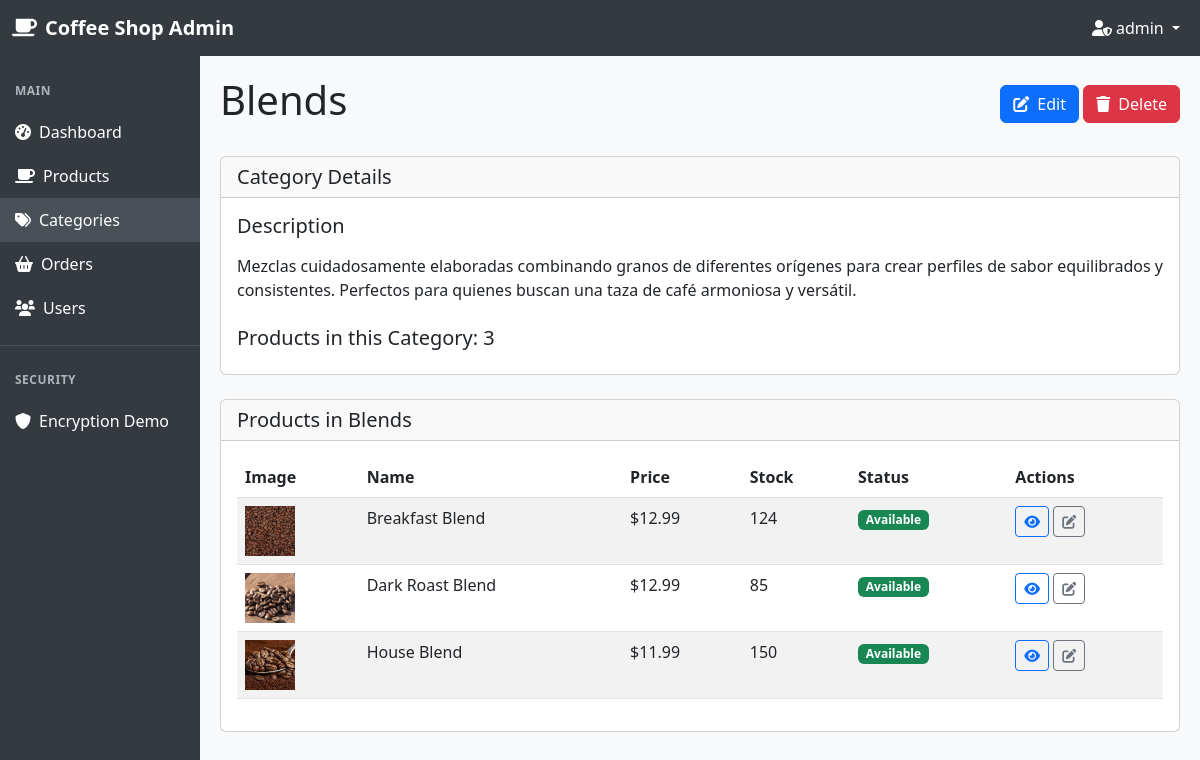
/admin-dashboard/categories/5/ (signed in), run on the app's committed database.
### store/models.py (models this page shows, shortened)
class Category(models.Model):
    name = models.CharField(max_length=200, unique=True)
    description = models.TextField(blank=True, max_length=1000)
    class Meta:
        verbose_name_plural = 'Categories'
        ordering = ['name']

class Product(models.Model):
    ROAST_CHOICES = [
        ('light', 'Light Roast'),
        ('medium', 'Medium Roast'),
        ('dark', 'Dark Roast'),
        ('espresso', 'Espresso Roast'),
    ]
    FORMAT_CHOICES = [
        ('whole_bean', 'Whole Bean'),
        ('ground', 'Ground'),
        ('capsule', 'Capsules'),
    ]
    name = models.CharField(max_length=200)
    category = models.ForeignKey(Category, on_delete=models.CASCADE, related_name='products')
    description = models.TextField(max_length=2000)
    price = models.DecimalField(max_digits=8, decimal_places=2)
    stock = models.IntegerField(default=0)
    image = models.ImageField(
        upload_to=product_image_path,
        blank=True,
        null=True,
        validators=[validate_image],
        help_text="Upload product image (max 5MB, JPG/PNG/GIF only)"
    )
    roast_level = models.CharField(max_length=20, choices=ROAST_CHOICES)
    origin = models.CharField(max_length=100)
    format = models.CharField(max_length=20, choices=FORMAT_CHOICES)
    weight = models.IntegerField(help_text="Weight in grams")
    created_at = models.DateTimeField(auto_now_add=True)
    updated_at = models.DateTimeField(auto_now=True)
    is_available = models.BooleanField(default=True)
    class Meta:
        ordering = ['name']

### store/views.py (the view)
    def _wrapped_view(request, *args, **kwargs):
        if not request.user.is_authenticated or not request.user.is_staff:
            logger.warning(f"Acceso no autorizado al admin desde IP: {request.META.get('REMOTE_ADDR')}")
            raise PermissionDenied("Access denied")
        return view_func(request, *args, **kwargs)

### store/views.py (called while the page is built)
def admin_required(view_func):
    def _wrapped_view(request, *args, **kwargs):
        if not request.user.is_authenticated or not request.user.is_staff:
            logger.warning(f"Acceso no autorizado al admin desde IP: {request.META.get('REMOTE_ADDR')}")
            raise PermissionDenied("Access denied")
        return view_func(request, *args, **kwargs)
    return _wrapped_view

@admin_required
def category_detail(request, pk):
    category = get_object_or_404(Category, pk=pk)
    products = category.products.all()
    return render(request, 'store/dashboard/category_detail.html', {
        'category': category,
        'products': products
    })

### store/templates/store/dashboard/category_detail.html (shortened to what this page needs)
{% extends 'store/dashboard/admin_base.html' %}
{% load static %}
{% block content %}
<div class="d-flex justify-content-between align-items-center mb-4">
    <h1>{{ category.name }}</h1>
    <div>
        <a href="{% url 'category_update' category.id %}" class="btn btn-primary">
            <i class="fas fa-edit me-1"></i> Edit
        </a>
        <a href="{% url 'category_delete' category.id %}" class="btn btn-danger">
            <i class="fas fa-trash me-1"></i> Delete
        </a>
    </div>
</div>
<div class="card mb-4">
    <div class="card-header">
        <h5 class="mb-0">Category Details</h5>
    </div>
    <div class="card-body">
        <h5>Description</h5>
        <p>{{ category.description|linebreaks|default:"No description provided." }}</p>
        <h5 class="mt-4">Products in this Category: {{ products.count }}</h5>
    </div>
</div>
{% if products %}
<div class="card">
    <div class="card-header">
        <h5 class="mb-0">Products in {{ category.name }}</h5>
    </div>
    <div class="card-body">
        <div class="table-responsive">
            <table class="table table-striped">
                <thead>
                    <tr>
                        <th>Image</th>
                        <th>Name</th>
                        <th>Price</th>
                        <th>Stock</th>
                        <th>Status</th>
                        <th>Actions</th>
                    </tr>
                </thead>
                <tbody>
                    {% for product in products %}
                        <tr>
                            <td>
                                {% if product.image %}
                                    <img src="{{ product.image.url }}" alt="{{ product.name }}" style="width: 50px; height: 50px; object-fit: cover;">
                                {% else %}
                                    <div class="bg-secondary text-white d-flex align-items-center justify-content-center" style="width: 50px; height: 50px;">
                                        <i class="fas fa-coffee"></i>
                                    </div>
                                {% endif %}
                            </td>
                            <td>{{ product.name }}</td>
                            <td>${{ product.price }}</td>
                            <td>{{ product.stock }}</td>
                            <td>
                                {% if product.is_available %}
                                    <span class="badge bg-success">Available</span>
                                {% else %}
                                    <span class="badge bg-danger">Not Available</span>
                                {% endif %}
                            </td>
                            <td>
                                <a href="{% url 'product_detail' product.id %}" class="btn btn-sm btn-outline-primary">
                                    <i class="fas fa-eye"></i>
                                </a>
                                <a href="{% url 'product_update' product.id %}" class="btn btn-sm btn-outline-secondary">
                                    <i class="fas fa-edit"></i>
                                </a>
                            </td>
                        </tr>
                    {% endfor %}
                </tbody>
            </table>
        </div>
    </div>
</div>
{% endif %}
{% endblock %}

### store/templates/store/dashboard/admin_base.html (shortened to what this page needs)
<!DOCTYPE html>
{% load static %}
<html lang="en">
<head>
    <link href="https://cdn.jsdelivr.net/npm/bootstrap@5.3.0-alpha1/dist/css/bootstrap.min.css" rel="stylesheet">
    <link rel="stylesheet" href="https://cdnjs.cloudflare.com/ajax/libs/font-awesome/6.0.0/css/all.min.css">
</head>
<body>
    <nav class="navbar navbar-expand-lg navbar-dark">
        <div class="container-fluid">
            <a class="navbar-brand" href="{% url 'dashboard' %}">
                <i class="fas fa-coffee me-2"></i>Coffee Shop Admin
            </a>
            <div class="collapse navbar-collapse" id="navbarNav">
                <ul class="navbar-nav ms-auto">
                    <li class="nav-item dropdown">
                        <a class="nav-link dropdown-toggle" href="#" id="navbarDropdown" role="button" data-bs-toggle="dropdown">
                            <i class="fas fa-user-shield me-1"></i>{{ user.first_name|default:user.username }}
                        </a>
                    </li>
                </ul>
            </div>
        </div>
    </nav>
    <div class="container-fluid">
        <div class="row">
            <div class="col-md-2 p-0 sidebar">
                <div class="mt-3">
                    <div class="sidebar-section-title">Main</div>
                    <a href="{% url 'dashboard' %}" class="{% if request.path == '/admin-dashboard/' %}active{% endif %}">
                        <i class="fas fa-tachometer-alt me-2"></i>Dashboard
                    </a>
                    <a href="{% url 'product_list' %}" class="{% if '/admin-dashboard/products/' in request.path %}active{% endif %}">
                        <i class="fas fa-coffee me-2"></i>Products
                    </a>
                    <a href="{% url 'category_list' %}" class="{% if '/admin-dashboard/categories/' in request.path %}active{% endif %}">
                        <i class="fas fa-tags me-2"></i>Categories
                    </a>
                    <a href="{% url 'order_list' %}" class="{% if '/admin-dashboard/orders/' in request.path %}active{% endif %}">
                        <i class="fas fa-shopping-basket me-2"></i>Orders
                    </a>
                    <a href="{% url 'user_list' %}" class="{% if '/admin-dashboard/users/' in request.path %}active{% endif %}">
                        <i class="fas fa-users me-2"></i>Users
                    </a>
                    <div class="sidebar-divider"></div>
                    <div class="sidebar-section-title">Security</div>
                    <a href="{% url 'encryption_demo' %}" class="{% if request.path == '/encryption-demo/' %}active{% endif %}">
                        <i class="fas fa-shield-alt me-2"></i>Encryption Demo
                    </a>
                </div>
            </div>
            <div class="col-md-10 content">
                {% block content %}
                {% endblock %}
            </div>
        </div>
    </div>
</body>
</html>

### store/templates/store/dashboard/admin_base.html (style rules this page uses)
body { background-color: #f8f9fa; font-family: 'Segoe UI', Tahoma, Geneva, Verdana, sans-serif; }
.navbar { background-color: #343a40 !important; }
.navbar-brand, .nav-link { color: #ffffff !important; }
.navbar-brand { font-weight: bold; }
.sidebar { background-color: #343a40; color: #ffffff; min-height: calc(100vh - 56px); }
.sidebar a { color: #ffffff; text-decoration: none; padding: 10px 15px; display: block; }
.active { background-color: #495057; }
.content { padding: 20px; }
.sidebar-divider { border-top: 1px solid #495057; margin: 15px 0; }
.sidebar-section-title { padding: 10px 15px; font-size: 0.75rem; text-transform: uppercase; color: #adb5bd; font-weight: 600; letter-spacing: 0.5px; }

### data on the page
Category: name "Blends", description "Mezclas cuidadosamente elaboradas combinando granos de diferentes orígenes para crear perfiles de sabor equilibrados y consistentes. Perfectos para quienes buscan una taza de café armoniosa y versátil.", count "3"
Product: image (picture), name "Breakfast Blend", price "12.99", stock "124", is_available "Available"
Product: image (picture), name "Dark Roast Blend", price "12.99", stock "85", is_available "Available"
Product: image (picture), name "House Blend", price "11.99", stock "150", is_available "Available"

### other printed values
{{ user.first_name|default:user.username }} "admin"
